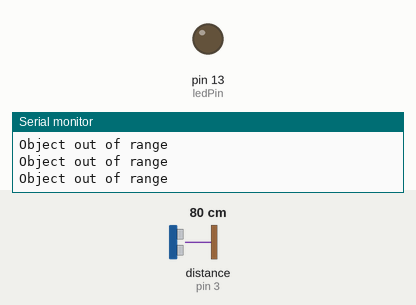
This sketch was run on a simulated Arduino Uno, built with avr-gcc and run on an emulated ATmega328P. Shown: output pins drawn as LEDs (lit = HIGH), the last lines printed to the serial monitor. Wiring (inferred from the names in the program): ultrasonic range finder: trigger pin 2; echo pin 3. The inputs (shaded band) are chosen by the test bench; at power-on: distance to the obstacle (sensor on pin 3) 80 cm. The echo pulse lasts 58.3 µs per cm; pins used as bus, display or sensor lines are not drawn.

Above: at 1.2 s.
1.3 s: distance to the obstacle (sensor on pin 3) set to 35 cm
2.8 s: distance to the obstacle (sensor on pin 3) set to 29 cm
At 3.2 s:
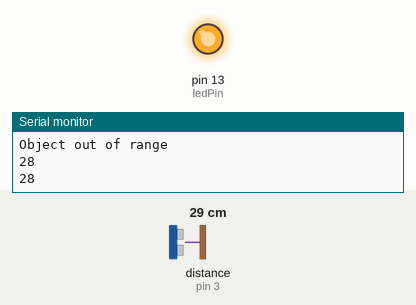
4.3 s: distance to the obstacle (sensor on pin 3) set to 60 cm
At 5.2 s:
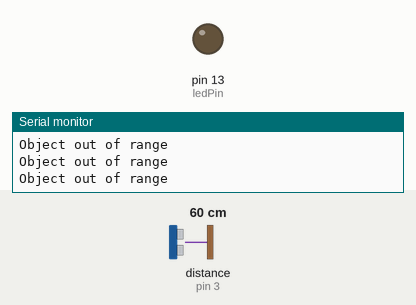
5.9 s: distance to the obstacle (sensor on pin 3) set to 2 cm
At 7.2 s:
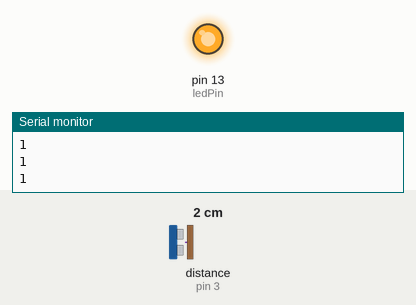
Timing chart, 0 to 8.4 s (numbered marks = the images above; inputs shaded):
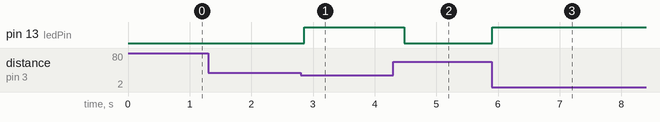

The sketch:

sonar-sensor.ino
```cpp
// Define the pins for the sensor
const int triggerPin = 2;
const int echoPin = 3;

// Define the pin for the led
const int ledPin = 13;

// Variables to store the distance measurement
long duration;
int distance;

// Threshold distance for object detection in centimeters
const int detectionThreshold = 30;

void setup() {
  // Initialize serial communication
  Serial.begin(9600);

  // Set the trigger pin as an output and echo pin as an input
  pinMode(triggerPin, OUTPUT);
  pinMode(echoPin, INPUT);

  // Set the led pin as an output
  pinMode(ledPin, OUTPUT);
}

void loop() {
  // Trigger the sonar sensor to send a pulse
  digitalWrite(triggerPin, LOW);
  delayMicroseconds(2);
  digitalWrite(triggerPin, HIGH);
  delayMicroseconds(10);
  digitalWrite(triggerPin, LOW);

  // Measure the duration of the echo pulse
  duration = pulseIn(echoPin, HIGH);

  // Calculate the distance in centimeters
  distance = duration * 0.034 / 2;

  // Check if an object is within the threshold distance
  if (distance <= detectionThreshold) {
    Serial.println(distance);
    digitalWrite(ledPin, HIGH);
  } else {
    // No object detected, send binary LOW (0) to the Serial Monitor
    Serial.println("Object out of range");
    digitalWrite(ledPin, LOW);
  }

  // Wait for a short delay before taking the next measurement
  delay(200);
}
```

Measured:
- the behaviour switches between 32 and 31 cm on distance to the obstacle (sensor on pin 3) (found by bisection; images 0 and 1)
- after the input at 2.8 s, pin 13 (ledPin): LOW → HIGH after 0.06 s
- after the input at 4.3 s, pin 13 (ledPin): HIGH → LOW after 0.18 s
- after the input at 5.9 s, pin 13 (ledPin): LOW → HIGH at once
